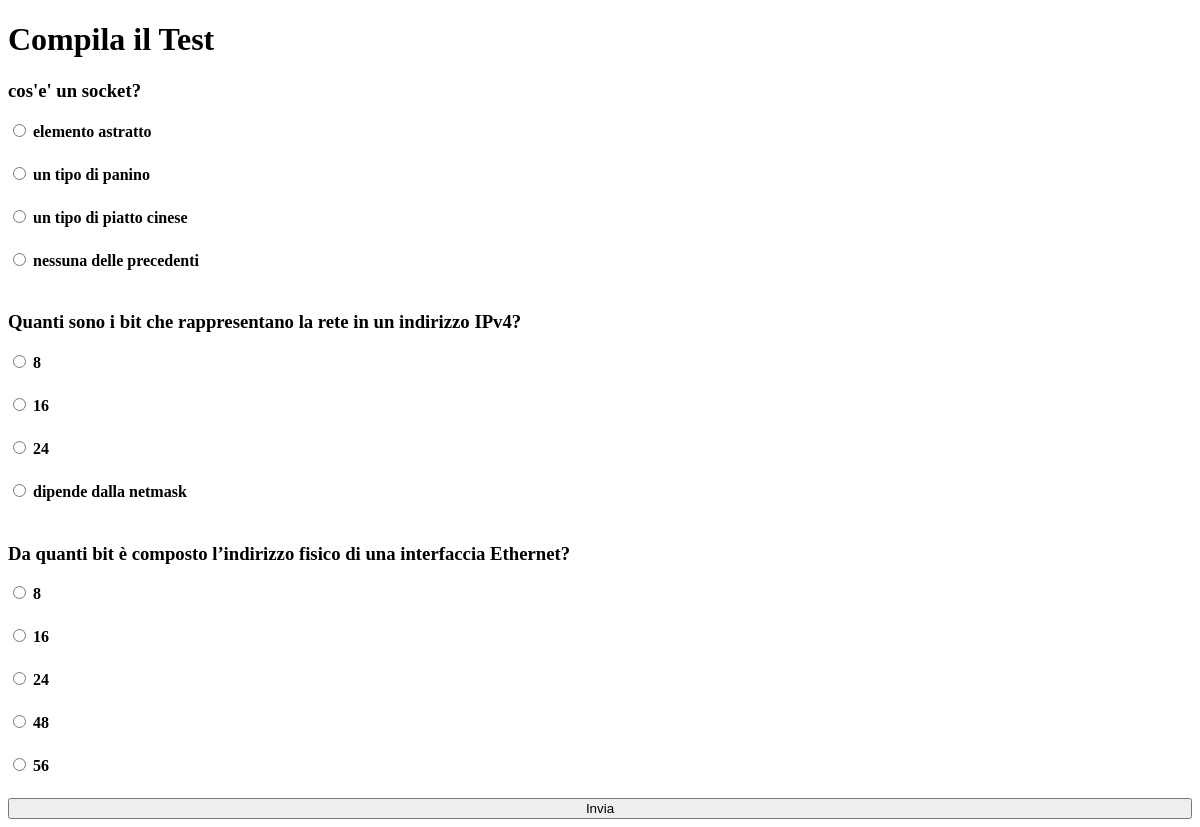
/9122024/PROGETTO_SQL/take_test.php?id=13 (signed in), run on the app's committed database.
### tables this page shows
CREATE TABLE `questions` (
  `id` int(11) NOT NULL,
  `test_id` int(11) DEFAULT NULL,
  `question_text` text DEFAULT NULL,
  `type` enum('multiple_choice','free_text') DEFAULT NULL
);

CREATE TABLE `options` (
  `id` int(11) NOT NULL,
  `question_id` int(11) DEFAULT NULL,
  `option_text` varchar(255) DEFAULT NULL,
  `is_correct` tinyint(1) DEFAULT NULL
);

### 9122024/PROGETTO_SQL/take_test.php (the view, shortened to what this page needs)
<?php
require 'config.php';
$test_id = $_GET['id'];
$sql = "SELECT * FROM questions WHERE test_id = ?";
$stmt = $conn->prepare($sql);
$stmt->bind_param("i", $test_id);
$stmt->execute();
$questions = $stmt->get_result();
?>
<!DOCTYPE html>
<html>
<head>
    <link rel="stylesheet" href="css/style-edit.css">
</head>
<body>
    <h1>Compila il Test</h1>
    <form method="POST" action="submit_test.php">
        <?php while ($question = $questions->fetch_assoc()): ?>
            <h3><?= htmlspecialchars($question['question_text']) ?></h3>
            <?php
            $sql_options = "SELECT * FROM options WHERE question_id = ?";
            $stmt_options = $conn->prepare($sql_options);
            $stmt_options->bind_param("i", $question['id']);
            $stmt_options->execute();
            $options = $stmt_options->get_result();
            ?>
            <?php while ($option = $options->fetch_assoc()): ?>
                <label>
                    <input type="radio" name="answers[<?= $question['id'] ?>]" value="<?= htmlspecialchars($option['option_text']) ?>" required>
                    <?= htmlspecialchars($option['option_text']) ?>
                </label>
                <br>
            <?php endwhile; ?>
        <?php endwhile; ?>
        <button type="submit">Invia</button>
    </form>
</body>
</html>

### 9122024/PROGETTO_SQL/css/style-edit.css (style rules this page uses)
form { width: 100%; margin-top: 20px; }
form label { display: block; font-weight: bold; margin-bottom: 5px; font-size: 16px; }
form button { width: 100%; }

### data on the page
questions: question_text "cos'e' un socket?"
options: option_text "elemento astratto"
options: option_text "un tipo di panino"
options: option_text "un tipo di piatto cinese"
options: option_text "nessuna delle precedenti"
questions: question_text "Quanti sono i bit che rappresentano la rete in un indirizzo IPv4?"
options: option_text "8"
options: option_text "16"
options: option_text "24"
options: option_text "dipende dalla netmask"
questions: question_text "Da quanti bit è composto l’indirizzo fisico di una interfaccia Ethernet?"
options: option_text "8"
options: option_text "16"
options: option_text "24"
options: option_text "48"
options: option_text "56"
